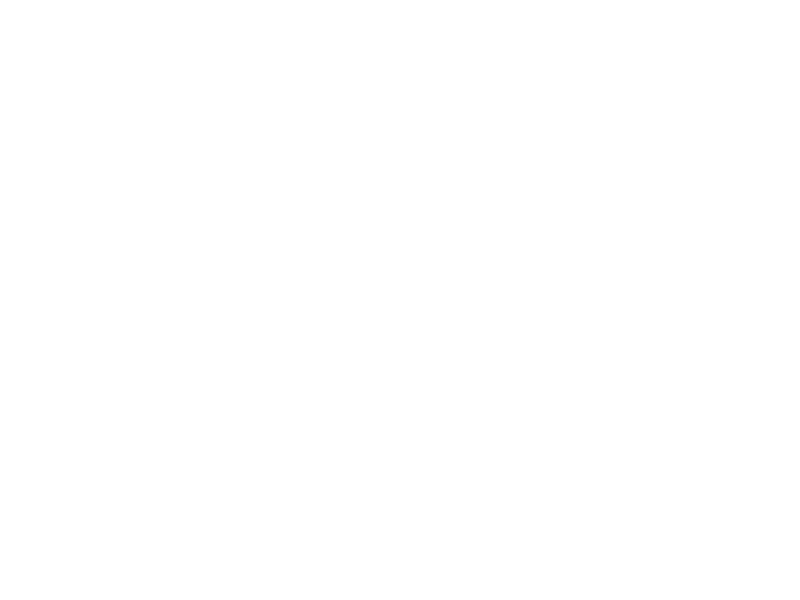
Frame 1 (no input)
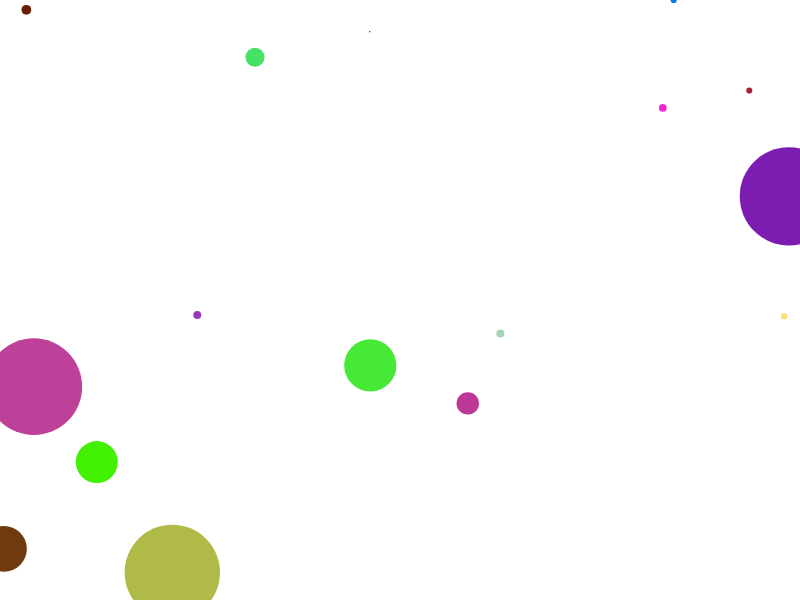
Frame 60 (no input)
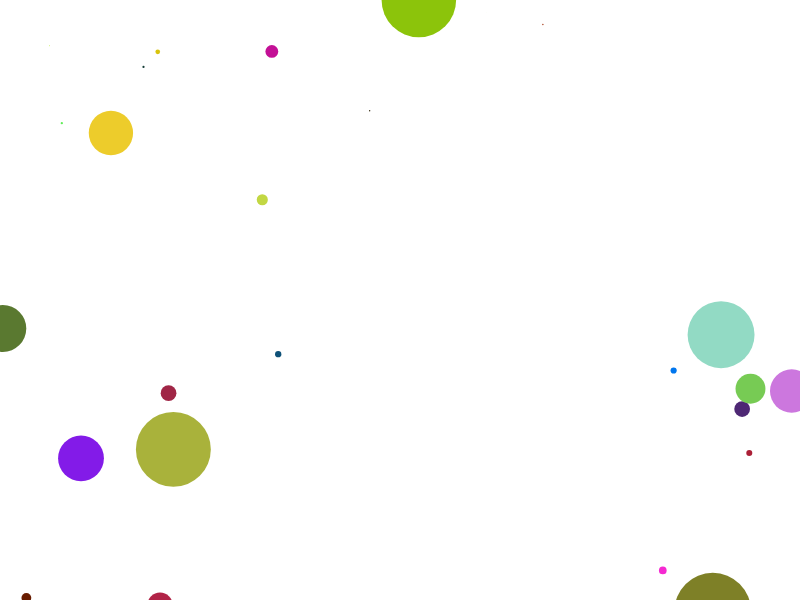
Frame 120 (the mouse pressed at the canvas centre since frame 60)

The p5.js sketch that drew these frames (run headless with seeded random() and noise() and a simulated clock; from frame 60 on, the mouse is pressed at the canvas centre):

// p5.js sketch
// ── sketch.js
var dots = [];
var maxDots = 100;

function Dot() {
	this.diameter = random(100);
	this.x = random(displayWidth);
	this.y = this.diameter * -1;
	this.color = color(
	      random(255),
	      random(255),
	      random(255)
	);
}

Dot.prototype.draw = function() {
	noStroke();
	fill(this.color);
	ellipse(this.x, this.y, this.diameter, this.diameter);
}

Dot.prototype.fall = function() {
	this.y += this.diameter;
}

function setup() {
  createCanvas(displayWidth, displayHeight);
}

function draw() {
	background(255, 255, 255);
	if (dots.length < maxDots) {
		dots.push(new Dot());
		dots.sort(function(a, b) {
			if (a.diameter < b.diameter) {
				return -1;
			} else if (a.diameter == b.diameter) {
				return 0;
			} else {
				return 1;
			}
		});
	}

	var dead = [];

	for (var i in dots) {
		dots[i].draw();
		dots[i].fall();

		if (dots[i].y > displayWidth + dots[i].diameter) {
			dead.push(i);
		}
	}

	// cleanup dead dots

	for (var i in dead) {
		dots.splice(dead[i], 1);
	}
}
